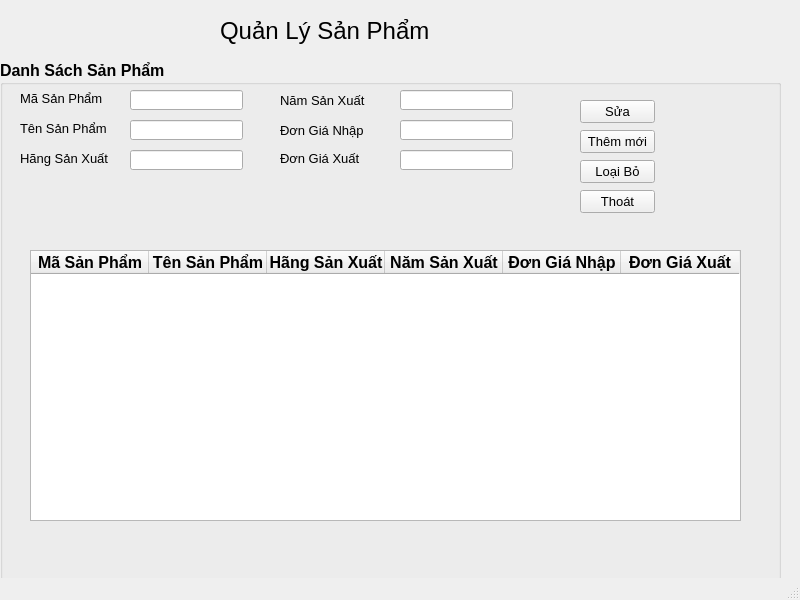
<?xml version="1.0" encoding="UTF-8"?>
<ui version="4.0">
 <class>MainWindow</class>
 <widget class="QMainWindow" name="MainWindow">
  <property name="geometry">
   <rect>
    <x>0</x>
    <y>0</y>
    <width>800</width>
    <height>600</height>
   </rect>
  </property>
  <property name="windowTitle">
   <string>MainWindow</string>
  </property>
  <widget class="QWidget" name="centralwidget">
   <widget class="QGroupBox" name="hoadobanhang_2">
    <property name="geometry">
     <rect>
      <x>0</x>
      <y>60</y>
      <width>781</width>
      <height>521</height>
     </rect>
    </property>
    <property name="font">
     <font>
      <pointsize>12</pointsize>
      <weight>75</weight>
      <bold>true</bold>
     </font>
    </property>
    <property name="title">
     <string>Danh Sách Sản Phẩm</string>
    </property>
    <widget class="QLabel" name="label_5">
     <property name="geometry">
      <rect>
       <x>20</x>
       <y>30</y>
       <width>91</width>
       <height>16</height>
      </rect>
     </property>
     <property name="font">
      <font>
       <pointsize>10</pointsize>
       <weight>50</weight>
       <bold>false</bold>
      </font>
     </property>
     <property name="text">
      <string>Mã Sản Phẩm</string>
     </property>
    </widget>
    <widget class="QLineEdit" name="txtMaSP">
     <property name="geometry">
      <rect>
       <x>130</x>
       <y>30</y>
       <width>113</width>
       <height>20</height>
      </rect>
     </property>
    </widget>
    <widget class="QLabel" name="label_8">
     <property name="geometry">
      <rect>
       <x>20</x>
       <y>60</y>
       <width>101</width>
       <height>16</height>
      </rect>
     </property>
     <property name="font">
      <font>
       <pointsize>10</pointsize>
       <weight>50</weight>
       <bold>false</bold>
      </font>
     </property>
     <property name="text">
      <string>Tên Sản Phẩm</string>
     </property>
    </widget>
    <widget class="QLineEdit" name="txtTenSP">
     <property name="geometry">
      <rect>
       <x>130</x>
       <y>60</y>
       <width>113</width>
       <height>20</height>
      </rect>
     </property>
    </widget>
    <widget class="QLineEdit" name="txtHang">
     <property name="geometry">
      <rect>
       <x>130</x>
       <y>90</y>
       <width>113</width>
       <height>20</height>
      </rect>
     </property>
     <property name="text">
      <string/>
     </property>
    </widget>
    <widget class="QLabel" name="label_10">
     <property name="geometry">
      <rect>
       <x>20</x>
       <y>90</y>
       <width>101</width>
       <height>16</height>
      </rect>
     </property>
     <property name="font">
      <font>
       <pointsize>10</pointsize>
       <weight>50</weight>
       <bold>false</bold>
      </font>
     </property>
     <property name="text">
      <string>Hãng Sản Xuất</string>
     </property>
    </widget>
    <widget class="QLineEdit" name="txtDongianhap">
     <property name="geometry">
      <rect>
       <x>400</x>
       <y>60</y>
       <width>113</width>
       <height>20</height>
      </rect>
     </property>
    </widget>
    <widget class="QLabel" name="label_11">
     <property name="geometry">
      <rect>
       <x>280</x>
       <y>60</y>
       <width>111</width>
       <height>20</height>
      </rect>
     </property>
     <property name="font">
      <font>
       <pointsize>10</pointsize>
       <weight>50</weight>
       <bold>false</bold>
      </font>
     </property>
     <property name="text">
      <string>Đơn Giá Nhập</string>
     </property>
    </widget>
    <widget class="QLineEdit" name="txtDongiaxuat">
     <property name="geometry">
      <rect>
       <x>400</x>
       <y>90</y>
       <width>113</width>
       <height>20</height>
      </rect>
     </property>
    </widget>
    <widget class="QLabel" name="label_13">
     <property name="geometry">
      <rect>
       <x>280</x>
       <y>90</y>
       <width>101</width>
       <height>16</height>
      </rect>
     </property>
     <property name="font">
      <font>
       <pointsize>10</pointsize>
       <weight>50</weight>
       <bold>false</bold>
      </font>
     </property>
     <property name="text">
      <string>Đơn Giá Xuất</string>
     </property>
    </widget>
    <widget class="QPushButton" name="btnSua_sp">
     <property name="geometry">
      <rect>
       <x>580</x>
       <y>40</y>
       <width>75</width>
       <height>23</height>
      </rect>
     </property>
     <property name="font">
      <font>
       <pointsize>10</pointsize>
       <weight>50</weight>
       <bold>false</bold>
      </font>
     </property>
     <property name="text">
      <string>Sửa</string>
     </property>
    </widget>
    <widget class="QPushButton" name="btnThem__sp">
     <property name="geometry">
      <rect>
       <x>580</x>
       <y>70</y>
       <width>75</width>
       <height>23</height>
      </rect>
     </property>
     <property name="font">
      <font>
       <pointsize>10</pointsize>
       <weight>50</weight>
       <bold>false</bold>
      </font>
     </property>
     <property name="text">
      <string>Thêm mới</string>
     </property>
    </widget>
    <widget class="QPushButton" name="btnXoa_sp">
     <property name="geometry">
      <rect>
       <x>580</x>
       <y>100</y>
       <width>75</width>
       <height>23</height>
      </rect>
     </property>
     <property name="font">
      <font>
       <pointsize>10</pointsize>
       <weight>50</weight>
       <bold>false</bold>
      </font>
     </property>
     <property name="text">
      <string>Loại Bỏ</string>
     </property>
    </widget>
    <widget class="QPushButton" name="btnExit_2">
     <property name="geometry">
      <rect>
       <x>580</x>
       <y>130</y>
       <width>75</width>
       <height>23</height>
      </rect>
     </property>
     <property name="font">
      <font>
       <pointsize>10</pointsize>
       <weight>50</weight>
       <bold>false</bold>
      </font>
     </property>
     <property name="text">
      <string>Thoát</string>
     </property>
    </widget>
    <widget class="QLabel" name="label_15">
     <property name="geometry">
      <rect>
       <x>280</x>
       <y>30</y>
       <width>111</width>
       <height>20</height>
      </rect>
     </property>
     <property name="font">
      <font>
       <pointsize>10</pointsize>
       <weight>50</weight>
       <bold>false</bold>
      </font>
     </property>
     <property name="text">
      <string>Năm Sản Xuất</string>
     </property>
    </widget>
    <widget class="QLineEdit" name="txaNamSX">
     <property name="geometry">
      <rect>
       <x>400</x>
       <y>30</y>
       <width>113</width>
       <height>20</height>
      </rect>
     </property>
    </widget>
    <widget class="QTableWidget" name="tableWidget_2">
     <property name="geometry">
      <rect>
       <x>30</x>
       <y>190</y>
       <width>711</width>
       <height>271</height>
      </rect>
     </property>
     <property name="columnCount">
      <number>6</number>
     </property>
     <attribute name="horizontalHeaderMinimumSectionSize">
      <number>48</number>
     </attribute>
     <attribute name="horizontalHeaderDefaultSectionSize">
      <number>118</number>
     </attribute>
     <column>
      <property name="text">
       <string>Mã Sản Phẩm</string>
      </property>
     </column>
     <column>
      <property name="text">
       <string>Tên Sản Phẩm</string>
      </property>
     </column>
     <column>
      <property name="text">
       <string>Hãng Sản Xuất</string>
      </property>
     </column>
     <column>
      <property name="text">
       <string>Năm Sản Xuất</string>
      </property>
     </column>
     <column>
      <property name="text">
       <string>Đơn Giá Nhập</string>
      </property>
     </column>
     <column>
      <property name="text">
       <string>Đơn Giá Xuất</string>
      </property>
     </column>
    </widget>
   </widget>
   <widget class="QLabel" name="label_6">
    <property name="geometry">
     <rect>
      <x>220</x>
      <y>0</y>
      <width>391</width>
      <height>61</height>
     </rect>
    </property>
    <property name="font">
     <font>
      <pointsize>18</pointsize>
     </font>
    </property>
    <property name="text">
     <string>Quản Lý Sản Phẩm</string>
    </property>
   </widget>
  </widget>
  <widget class="QMenuBar" name="menubar">
   <property name="geometry">
    <rect>
     <x>0</x>
     <y>0</y>
     <width>800</width>
     <height>26</height>
    </rect>
   </property>
  </widget>
  <widget class="QStatusBar" name="statusbar"/>
 </widget>
 <resources/>
 <connections/>
</ui>
